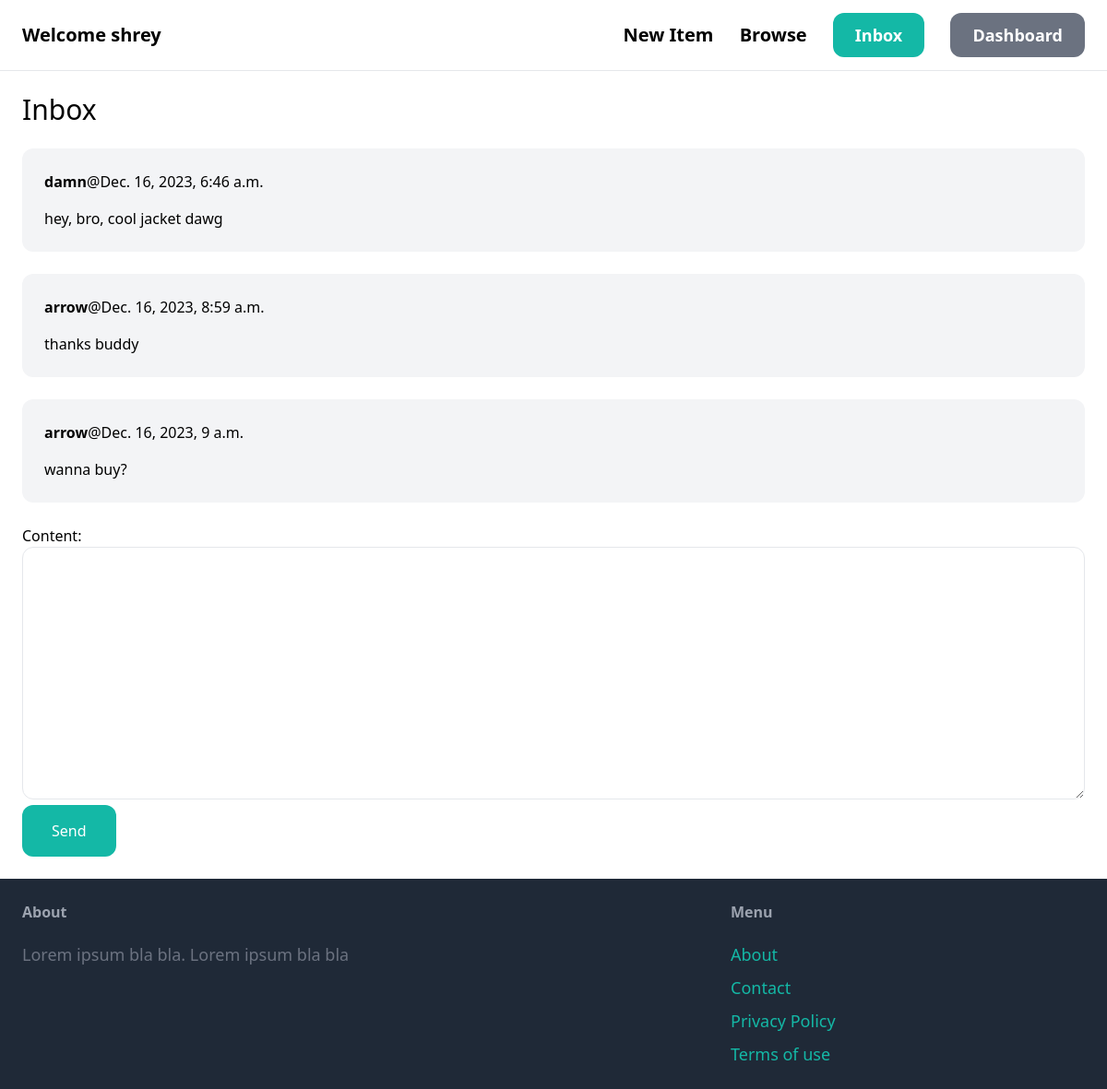
The page /inbox/detail/1/ (signed in) on the database its author committed.
### conversation/models.py (models this page shows)
class ConversationMessage(models.Model):
    conversation=models.ForeignKey(Conversation , related_name='messages', on_delete=models.CASCADE)
    content=models.TextField()
    created_at=models.DateTimeField(auto_now_add=True)
    created_by=models.ForeignKey(User, related_name='created_messages', on_delete=models.CASCADE)

### conversation/views.py (the view)
# urls.py: path('detail/<int:pk>/', views.detail, name='detail'),
@login_required
def detail(request, pk):#pk of conversation
    conversations=Conversation.objects.filter(members__in=[request.user.id]).get(pk=pk)
    if request.method == 'POST':
        form=ConversationMessageForm(request.POST)
        if form.is_valid():
            conversation_message=form.save(commit=False)
            conversation_message.conversation=conversations
            conversation_message.created_by=request.user
            conversation_message.save()
            return redirect('conversation:detail', pk=pk)
    else:
        form=ConversationMessageForm()
    return render(request, 'conversation/detail.html',{
        'conversation':conversations,
        'form':form,
    })

### conversation/forms.py
class ConversationMessageForm(forms.ModelForm):
    class Meta:
        model=ConversationMessage
        fields=('content',)
        widgets={
            'content':forms.Textarea(attrs={
                'class':'w-full py-4 px-6 rounded-xl border'
            })
        }

### conversation/templates/conversation/detail.html (shortened to what this page needs)
{% extends "core/base.html" %}
{%block content%}
<h1 class="mb-6 text-3xl">
Inbox
</h1>
<div class="space-y-6">
    {%for message in conversation.messages.all%}
        <div class="p-6 {%if message.created_by == request.user%} bg-blue-100 {%else%} bg-gray-100{%endif%} rounded-xl">
            <p class="mb-4"><strong>{{message.created_by.username}}</strong>@{{message.created_at}}</p>
            <p>{{message.content}}</p>
        </div>
    {%endfor%}
</div>
<form method="post" action="." class="mt-6">
    {{form.as_p}}
    <button class="py-4 px-8 texl-lg bg-teal-500 hover:bg-teal-700 rounded-xl text-white">Send</button>
</form>
{%endblock%}

### core/templates/core/base.html (shortened to what this page needs)
<!DOCTYPE html>
<html lang="en">
<head>
    <script src="https://cdn.tailwindcss.com"></script>
</head>
<body>
    <nav class="py-6 px-6 flex justify-between items-center border-b border-gray-200">
        {%if request.user.is_authenticated%}
        <a href="/" class="text-xl font-semibold">Welcome {{request.user.username}}</a>
        {%else%}
        <a href="/" class="text-xl font-semibold">MarketX</a>
        {%endif%}
        <div class="space-x-6">
            <a href="{%url 'item:new'%}" class="text-xl font-semibold hover:text-gray-500">New Item</a>
            <a href="{%url 'item:items'%}" class="text-xl font-semibold hover:text-gray-500">Browse</a>
            {%if request.user.is_authenticated%}
                <a href="{%url 'conversation:inbox'%}" class="px-6 py-3 text-lg font-semibold bg-teal-500 text-white rounded-xl hover:bg-teal-700">Inbox</a>
                {%if request.path == '/dashboard/'%}
                <a href="{%url 'core:logout'%}" class="px-6 py-3 text-lg font-semibold bg-red-500 text-white rounded-xl hover:bg-red-700">Logout</a>
                {%else%}
                <a href="{%url 'dashboard:index'%}" class="px-6 py-3 text-lg font-semibold bg-gray-500 text-white rounded-xl hover:bg-gray-700">Dashboard</a>
                {%endif%}
            {%else%}
                <a href="{%url 'core:signup'%}" class="px-6 py-3 text-lg font-semibold bg-teal-500 text-white rounded-xl hover:bg-teal-700">Sign up</a>
                <a href="{%url 'core:login'%}" class="px-6 py-3 text-lg font-semibold bg-gray-500 text-white rounded-xl hover:bg-gray-700">Login</a>
            {%endif%}
        </div>
    </nav>
    <div class="px-6 py-6">
        {%block content%}{%endblock%}
    </div>
    <footer class="py-6 px-6 flex justify-between bg-gray-800">
        <div class="w-2/3 pr-10">
            <h3 class="mb-5 font-semibold text-gray-400">About</h3>
            <p class="text-lg text-gray-500">Lorem ipsum bla bla. Lorem ipsum  bla bla</p>
        </div>
        <div class="w-1/3">
            <h3 class="mb-5 font-semibold text-gray-400">Menu</h3>
            <ul class="space-y-2">
                <li><a href="#" class="text-lg text-teal-500 hover:text-teal-700">About</a>
                <li><a href="{%url 'core:contact'%}" class="text-lg text-teal-500 hover:text-teal-700">Contact</a>
                <li><a href="#" class="text-lg text-teal-500 hover:text-teal-700">Privacy Policy</a>
                <li><a href="#" class="text-lg text-teal-500 hover:text-teal-700">Terms of use</a>
                </ul>
</body>
</html>

### rows shown on the page
ConversationMessage: created_by.username "damn", created_at "Dec. 16, 2023, 6:46 a.m.", content "hey, bro, cool jacket dawg"
ConversationMessage: created_by.username "arrow", created_at "Dec. 16, 2023, 8:59 a.m.", content "thanks buddy"
ConversationMessage: created_by.username "arrow", created_at "Dec. 16, 2023, 9 a.m.", content "wanna buy?"

### other values the page prints
{{ request.user.username }} "shrey"
